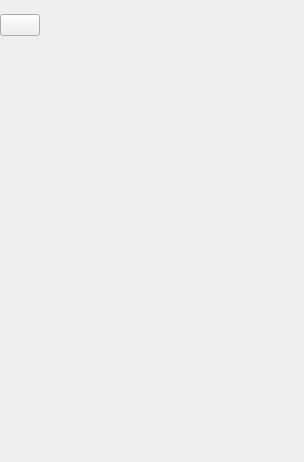
<?xml version="1.0" encoding="UTF-8"?>
<ui version="4.0">
 <class>Form</class>
 <widget class="QWidget" name="Form">
  <property name="geometry">
   <rect>
    <x>0</x>
    <y>0</y>
    <width>304</width>
    <height>462</height>
   </rect>
  </property>
  <property name="windowTitle">
   <string>Form</string>
  </property>
  <widget class="QWidget" name="horizontalWidget" native="true">
   <property name="geometry">
    <rect>
     <x>0</x>
     <y>0</y>
     <width>311</width>
     <height>50</height>
    </rect>
   </property>
   <layout class="QHBoxLayout" name="horizontalLayout">
    <item>
     <widget class="QPushButton" name="AppClose">
      <property name="text">
       <string/>
      </property>
     </widget>
    </item>
    <item>
     <spacer name="horizontalSpacer">
      <property name="orientation">
       <enum>Qt::Horizontal</enum>
      </property>
      <property name="sizeHint" stdset="0">
       <size>
        <width>40</width>
        <height>20</height>
       </size>
      </property>
     </spacer>
    </item>
   </layout>
  </widget>
  <widget class="QPlainTextEdit" name="EditForHelpContent">
   <property name="geometry">
    <rect>
     <x>3</x>
     <y>51</y>
     <width>301</width>
     <height>411</height>
    </rect>
   </property>
   <property name="styleSheet">
    <string notr="true">background-color: rgba(255, 255, 255, 0);</string>
   </property>
  </widget>
 </widget>
 <resources/>
 <connections/>
</ui>
